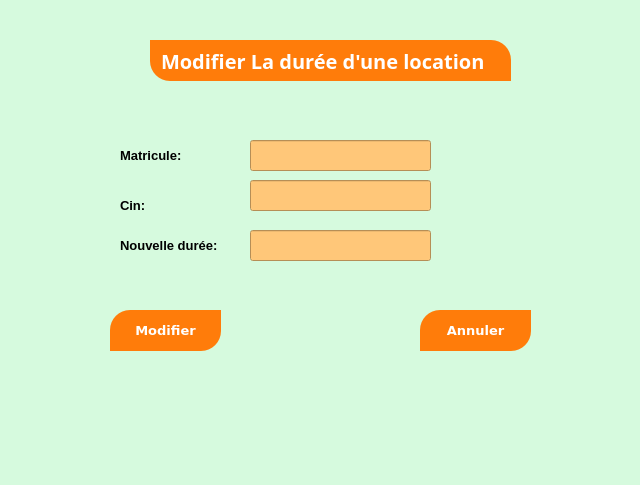
<?xml version="1.0" encoding="UTF-8"?>
<ui version="4.0">
 <class>Dialog</class>
 <widget class="QDialog" name="Dialog">
  <property name="geometry">
   <rect>
    <x>0</x>
    <y>0</y>
    <width>640</width>
    <height>485</height>
   </rect>
  </property>
  <property name="windowTitle">
   <string>Dialog</string>
  </property>
  <property name="styleSheet">
   <string notr="true">background-color: rgb(214, 250, 222);</string>
  </property>
  <widget class="QLineEdit" name="lineEdit">
   <property name="geometry">
    <rect>
     <x>250</x>
     <y>140</y>
     <width>181</width>
     <height>31</height>
    </rect>
   </property>
   <property name="font">
    <font>
     <pointsize>10</pointsize>
    </font>
   </property>
   <property name="styleSheet">
    <string notr="true">background-color: rgb(255, 199, 121);</string>
   </property>
  </widget>
  <widget class="QLabel" name="label_8">
   <property name="geometry">
    <rect>
     <x>260</x>
     <y>330</y>
     <width>141</width>
     <height>111</height>
    </rect>
   </property>
   <property name="styleSheet">
    <string notr="true">image: url(:/newPrefix/modi.jpg);</string>
   </property>
   <property name="text">
    <string/>
   </property>
  </widget>
  <widget class="QLabel" name="label_2">
   <property name="geometry">
    <rect>
     <x>120</x>
     <y>230</y>
     <width>101</width>
     <height>31</height>
    </rect>
   </property>
   <property name="font">
    <font>
     <pointsize>10</pointsize>
     <weight>75</weight>
     <bold>true</bold>
    </font>
   </property>
   <property name="text">
    <string>Nouvelle durée:</string>
   </property>
  </widget>
  <widget class="QLabel" name="label">
   <property name="geometry">
    <rect>
     <x>150</x>
     <y>40</y>
     <width>361</width>
     <height>41</height>
    </rect>
   </property>
   <property name="font">
    <font>
     <family>Montserrat</family>
     <pointsize>15</pointsize>
     <weight>75</weight>
     <bold>true</bold>
    </font>
   </property>
   <property name="styleSheet">
    <string notr="true">
color:white;
text-align:center;
background-color: rgb(255, 124, 10);
padding:5px;
border-top-right-radius: 20px;
border-bottom-left-radius: 20px;</string>
   </property>
   <property name="text">
    <string>Modifier La durée d'une location</string>
   </property>
  </widget>
  <widget class="QPushButton" name="pushButton">
   <property name="geometry">
    <rect>
     <x>110</x>
     <y>310</y>
     <width>111</width>
     <height>41</height>
    </rect>
   </property>
   <property name="font">
    <font>
     <family>Verdana</family>
     <pointsize>10</pointsize>
     <weight>75</weight>
     <bold>true</bold>
    </font>
   </property>
   <property name="styleSheet">
    <string notr="true">background-color: rgb(255, 124, 10);
color:white;

padding:5px;
border-top-left-radius: 20px;
border-bottom-right-radius: 20px;</string>
   </property>
   <property name="text">
    <string>Modifier</string>
   </property>
  </widget>
  <widget class="QPushButton" name="pushButton_2">
   <property name="geometry">
    <rect>
     <x>420</x>
     <y>310</y>
     <width>111</width>
     <height>41</height>
    </rect>
   </property>
   <property name="font">
    <font>
     <family>Verdana</family>
     <pointsize>10</pointsize>
     <weight>75</weight>
     <bold>true</bold>
    </font>
   </property>
   <property name="styleSheet">
    <string notr="true">color:white;
background-color: rgb(255, 124, 10);
padding:5px;
border-top-left-radius: 20px;
border-bottom-right-radius: 20px;</string>
   </property>
   <property name="text">
    <string>Annuler</string>
   </property>
  </widget>
  <widget class="QLabel" name="label_3">
   <property name="geometry">
    <rect>
     <x>120</x>
     <y>190</y>
     <width>101</width>
     <height>31</height>
    </rect>
   </property>
   <property name="font">
    <font>
     <pointsize>10</pointsize>
     <weight>75</weight>
     <bold>true</bold>
    </font>
   </property>
   <property name="text">
    <string>Cin:</string>
   </property>
  </widget>
  <widget class="QLabel" name="label_4">
   <property name="geometry">
    <rect>
     <x>120</x>
     <y>140</y>
     <width>101</width>
     <height>31</height>
    </rect>
   </property>
   <property name="font">
    <font>
     <pointsize>10</pointsize>
     <weight>75</weight>
     <bold>true</bold>
    </font>
   </property>
   <property name="text">
    <string>Matricule:</string>
   </property>
  </widget>
  <widget class="QLineEdit" name="lineEdit_2">
   <property name="geometry">
    <rect>
     <x>250</x>
     <y>180</y>
     <width>181</width>
     <height>31</height>
    </rect>
   </property>
   <property name="font">
    <font>
     <pointsize>10</pointsize>
    </font>
   </property>
   <property name="styleSheet">
    <string notr="true">background-color: rgb(255, 199, 121);</string>
   </property>
  </widget>
  <widget class="QLineEdit" name="lineEdit_3">
   <property name="geometry">
    <rect>
     <x>250</x>
     <y>230</y>
     <width>181</width>
     <height>31</height>
    </rect>
   </property>
   <property name="font">
    <font>
     <pointsize>10</pointsize>
    </font>
   </property>
   <property name="styleSheet">
    <string notr="true">background-color: rgb(255, 199, 121);</string>
   </property>
  </widget>
 </widget>
 <resources>
  <include location="fffff.qrc"/>
 </resources>
 <connections/>
</ui>
